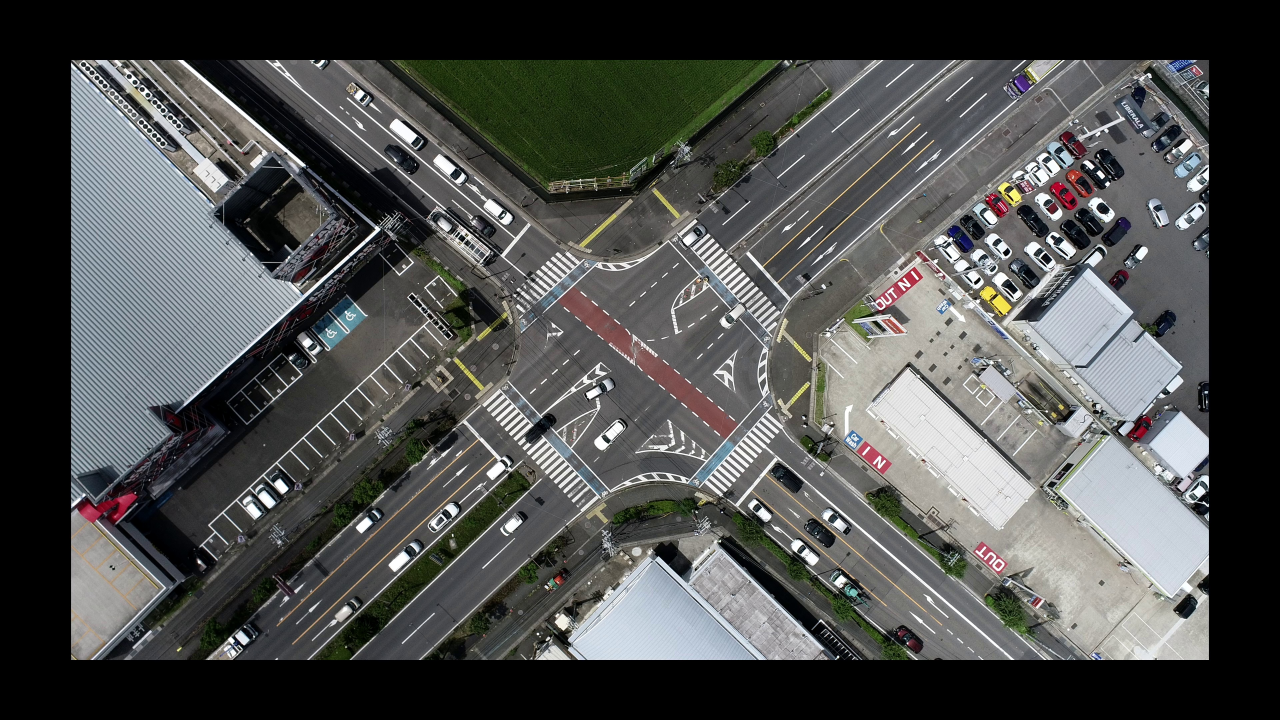
#> input picture original_frames/frame0.jpg, 3840 x 2160 px (shown at 1/3 size)
$ python split_scale.py   (older library calls are emulated)
#> lines starting #> are read from the running program, lines starting #| are printed output that depends on the picture
from PIL import Image

# Load the original image
image = Image.open("./original_frames/frame0.jpg")
#> image is the input picture: PIL image 3840x2160 RGB; mean R, G, B 78.3, 79.6, 78.4

# Get the width and height of the image
width, height = image.size
#> width = 3840; height = 2160

# Split the image into four parts
top_left = image.crop((0, 0, width/2, height/2))
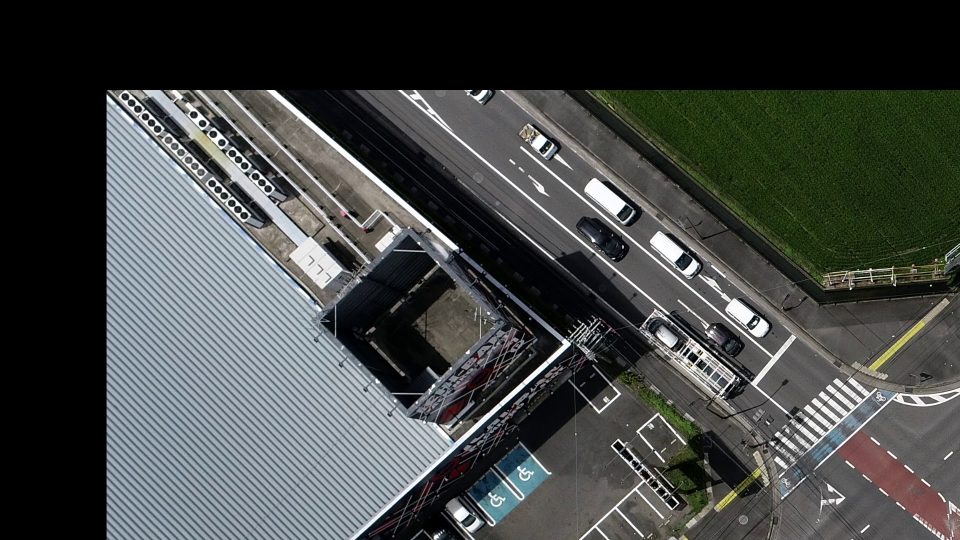
#> top_left: PIL image 1920x1080 RGB (shown at 1/2 size); mean R, G, B 67.4, 70.6, 68.8
top_right = image.crop((width/2, 0, width, height/2))
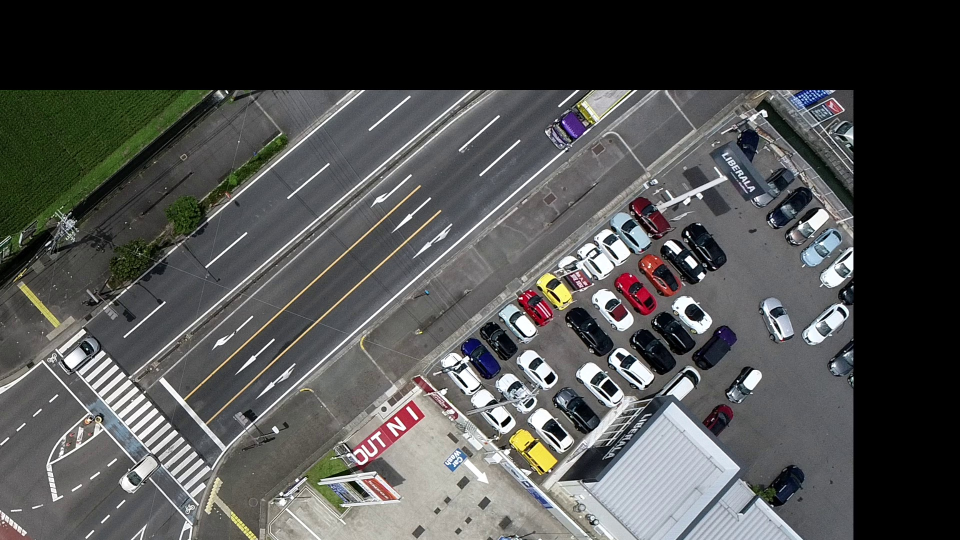
#> top_right: PIL image 1920x1080 RGB (shown at 1/2 size); mean R, G, B 78.7, 79.2, 78
down_left = image.crop((0, height/2, width/2, height))
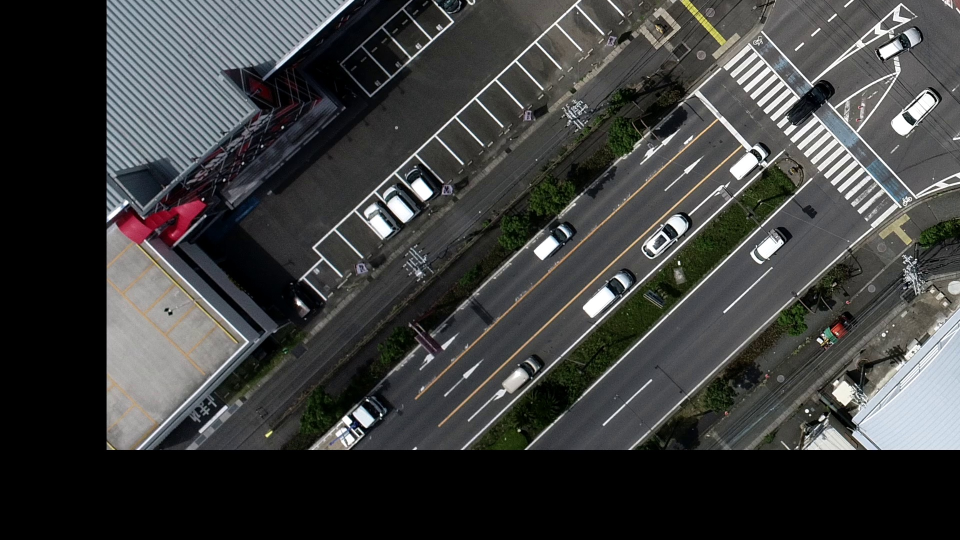
#> down_left: PIL image 1920x1080 RGB (shown at 1/2 size); mean R, G, B 61.1, 61.9, 61.2
down_right = image.crop((width/2, height/2, width, height))
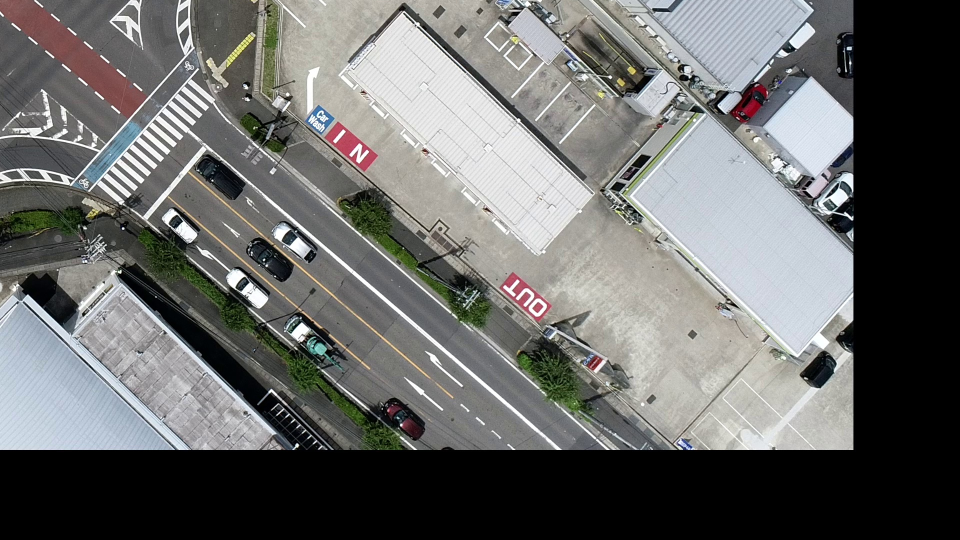
#> down_right: PIL image 1920x1080 RGB (shown at 1/2 size); mean R, G, B 106.1, 106.8, 105.4

# Scale each part to the original image's size
top_left = top_left.resize((width, height), Image.ANTIALIAS)
#> top_left: PIL image 3840x2160 RGB
top_right = top_right.resize((width, height), Image.ANTIALIAS)
#> top_right: PIL image 3840x2160 RGB
down_left = down_left.resize((width, height), Image.ANTIALIAS)
#> down_left: PIL image 3840x2160 RGB
down_right = down_right.resize((width, height), Image.ANTIALIAS)
#> down_right: PIL image 3840x2160 RGB

# Save the split and scaled images
top_left.save("./split_frames/top_left.jpg")
top_right.save("./split_frames/top_right.jpg")
down_left.save("./split_frames/down_left.jpg")
down_right.save("./split_frames/down_right.jpg")
